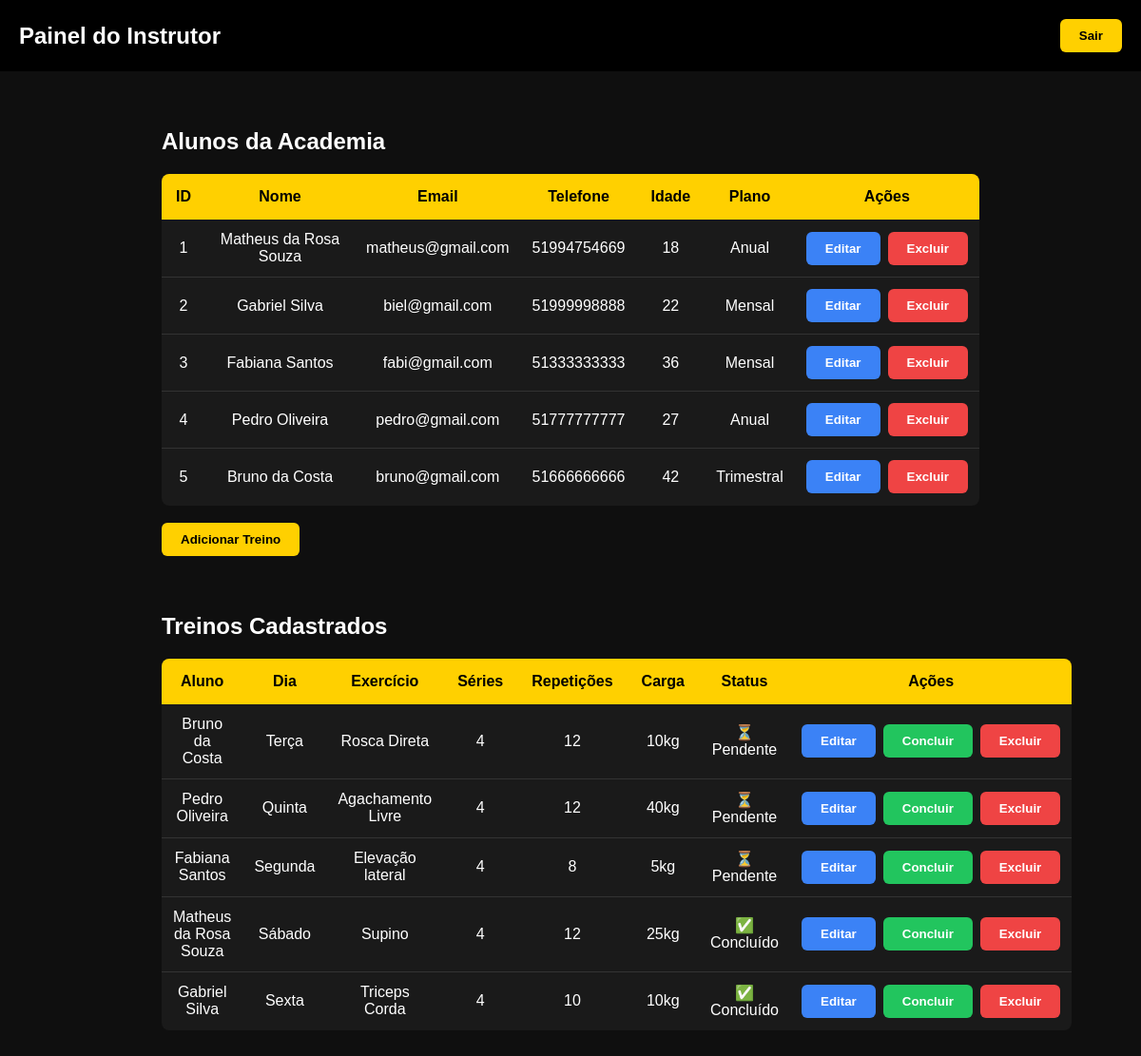
/admin_dashboard.php (signed in), run on the app's committed database.
### tables this page shows
CREATE TABLE usuarios (
            id INTEGER PRIMARY KEY AUTOINCREMENT,
            nome TEXT NOT NULL,
            email TEXT UNIQUE,
            senha TEXT,
            telefone TEXT,
            idade INTEGER,
            plano TEXT
        );

CREATE TABLE treinos (
            id INTEGER PRIMARY KEY AUTOINCREMENT,
            usuario_id INTEGER,
            dia TEXT,
            exercicio TEXT,
            series TEXT,
            repeticoes TEXT,
            carga TEXT,
            status TEXT DEFAULT 'pendente',

            FOREIGN KEY (usuario_id) REFERENCES usuarios(id)
        );

### admin_dashboard.php (the view, shortened to what this page needs)
<?php
require "database.php";
$usuarios = $db->query("SELECT * FROM usuarios");
$sql = $db->query("
    SELECT treinos.*, usuarios.nome
    FROM treinos
    JOIN usuarios ON usuarios.id = treinos.usuario_id
    ORDER BY treinos.id DESC
");
$treinos = $sql->fetchAll();
?>
<!DOCTYPE html>
<html lang="pt-BR">
<head>
<link rel="stylesheet" href="style.css">
</head>
<body>
<header>
<div class="header-container">
<h1 class="logo">Painel do Instrutor</h1>
<div class="header-buttons">
<a href="index.php"><button type="button">Sair</button></a>
</div>
</div>
</header>
<div class="treinos-container">
<h2>Alunos da Academia</h2>
<table>
<tr>
<th>ID</th>
<th>Nome</th>
<th>Email</th>
<th>Telefone</th>
<th>Idade</th>
<th>Plano</th>
<th>Ações</th>
</tr>
<?php foreach ($usuarios as $user): ?>
<tr>
<td><?= htmlspecialchars($user['id']) ?></td>
<td><?= htmlspecialchars($user['nome']) ?></td>
<td><?= htmlspecialchars($user['email']) ?></td>
<td><?= htmlspecialchars($user['telefone']) ?></td>
<td><?= htmlspecialchars($user['idade']) ?></td>
<td><?= htmlspecialchars($user['plano']) ?></td>
<td>
<div class="acoes">
<a href="editar_usuario.php?id=<?= $user['id']; ?>">
    <button style="background:#3b82f6;color:white;">Editar</button>
</a>
<a href="excluir_usuario.php?id=<?= $user['id']; ?>"
   onclick="return confirm('Excluir aluno?')">
    <button class="btn-excluir">Excluir</button>
</a>
</div>
</td>
</tr>
<?php endforeach; ?>
</table>
<br>
<a href="add_treino.php">
<button type="button">Adicionar Treino</button>
</a>
</div>
<div class="treinos-container">
<h2>Treinos Cadastrados</h2>
<table>
<tr>
<th>Aluno</th>
<th>Dia</th>
<th>Exercício</th>
<th>Séries</th>
<th>Repetições</th>
<th>Carga</th>
<th>Status</th>
<th>Ações</th>
</tr>
<?php foreach ($treinos as $t): ?>
<tr>
<td><?= htmlspecialchars($t['nome']) ?></td>
<td><?= htmlspecialchars($t['dia']) ?></td>
<td><?= htmlspecialchars($t['exercicio']) ?></td>
<td><?= htmlspecialchars($t['series']) ?></td>
<td><?= htmlspecialchars($t['repeticoes']) ?></td>
<td><?= htmlspecialchars($t['carga']) ?></td>
<td>
<?= $t['status'] === 'concluido' ? '✅ Concluído' : '⏳ Pendente' ?>
</td>
<td>
<div class="acoes">
<a href="editar_treino.php?id=<?= $t['id'] ?>">
    <button style="background:#3b82f6;color:white;">Editar</button>
</a>
<a href="concluir_treino.php?id=<?= $t['id'] ?>">
    <button class="btn-concluir">Concluir</button>
</a>
<a href="excluir_treino.php?id=<?= $t['id'] ?>"
   onclick="return confirm('Excluir treino?')">
    <button class="btn-excluir">Excluir</button>
</a>
</div>
</td>
</tr>
<?php endforeach; ?>
</table>
</div>
</body>
</html>

### style.css (style rules this page uses)
* { margin: 0; padding: 0; box-sizing: border-box; font-family: Arial, Helvetica, sans-serif; }
body { background: #0f0f0f; color: white; }
header { width: 100%; background: #000; }
.header-container { max-width: 1200px; margin: auto; display: flex; align-items: center; justify-content: space-between; padding: 20px; }
header h1 { font-size: 24px; }
button { background: #ffd000; border: none; padding: 10px 20px; font-weight: bold; cursor: pointer; transition: 0.3s; border-radius: 6px; }
.header-buttons { display: flex; gap: 10px; }
.treinos-container { max-width: 900px; margin: 60px auto; padding: 0 20px; }
table { width: 100%; border-collapse: collapse; margin-top: 20px; background: #1a1a1a; border-radius: 8px; overflow: hidden; }
th { background: #ffd000; color: black; padding: 15px; }
td { padding: 12px; text-align: center; border-bottom: 1px solid #333; height: 60px; }
tr:last-child td { border-bottom: none; }
.acoes { display: flex; gap: 8px; justify-content: center; align-items: center; }
.btn-concluir { background: #22c55e; color: white; }
.btn-excluir { background: #ef4444; color: white; }

### data on the page
usuarios: id "1", nome "Matheus da Rosa Souza", email "matheus@gmail.com", telefone "51994754669", idade "18", plano "Anual"
usuarios: id "2", nome "Gabriel Silva", email "biel@gmail.com", telefone "51999998888", idade "22", plano "Mensal"
usuarios: id "3", nome "Fabiana Santos", email "fabi@gmail.com", telefone "51333333333", idade "36", plano "Mensal"
usuarios: id "4", nome "Pedro Oliveira", email "pedro@gmail.com", telefone "51777777777", idade "27", plano "Anual"
usuarios: id "5", nome "Bruno da Costa", email "bruno@gmail.com", telefone "51666666666", idade "42", plano "Trimestral"
treinos: usuario.nome "Bruno da Costa", dia "Terça", exercicio "Rosca Direta", series "4", repeticoes "12", carga "10kg", status "⏳ Pendente"
treinos: usuario.nome "Pedro Oliveira", dia "Quinta", exercicio "Agachamento Livre", series "4", repeticoes "12", carga "40kg", status "⏳ Pendente"
treinos: usuario.nome "Fabiana Santos", dia "Segunda", exercicio "Elevação lateral", series "4", repeticoes "8", carga "5kg", status "⏳ Pendente"
treinos: usuario.nome "Matheus da Rosa Souza", dia "Sábado", exercicio "Supino", series "4", repeticoes "12", carga "25kg", status "✅ Concluído"
treinos: usuario.nome "Gabriel Silva", dia "Sexta", exercicio "Triceps Corda", series "4", repeticoes "10", carga "10kg", status "✅ Concluído"
